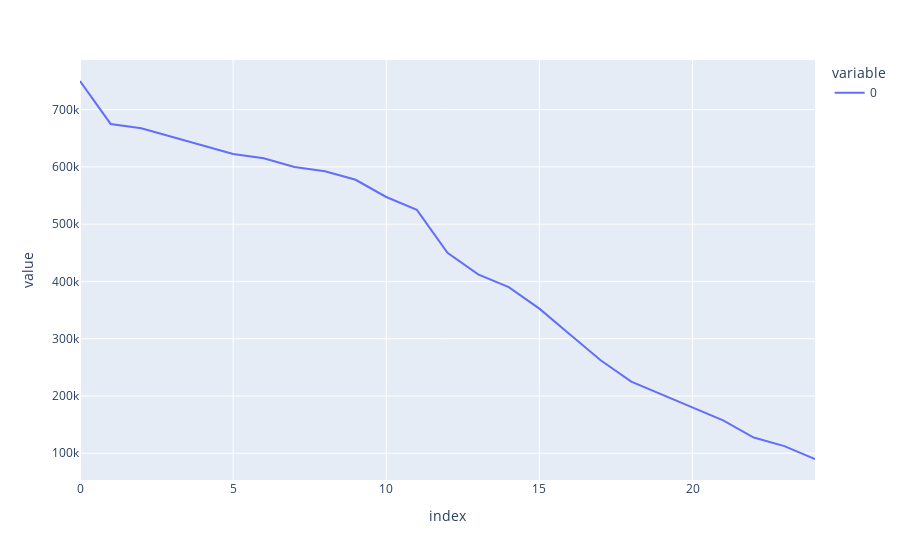

Notebook code for this chart:
### Code cell
px.line(prizes)

### Figure 1 — Plotly figure (JSON) as saved in the notebook; plotly's stock layout.template omitted (floating-point values rounded to 4 significant figures)
{"data": [{"hovertemplate": "variable=0<br>index=%{x}<br>value=%{y}<extra></extra>", "legendgroup": "0", "line": {"color": "#636efa", "dash": "solid"}, "marker": {"symbol": "circle"}, "mode": "lines", "name": "0", "orientation": "v", "showlegend": true, "type": "scatter", "x": [0, 1, 2, 3, 4, 5, 6, 7, 8, 9, 10, 11, 12, 13, 14, 15, 16, 17, 18, 19, 20, 21, 22, 23, 24], "xaxis": "x", "y": [750000, 675000, 667500, 652500, 637500, 622500, 615000, 600000, 592500, 577500, 547500, 525000, 450000, 412500, 390000, 352500, 307500, 262500, 225000, 202500, 180000, 157500, 127500, 112500, 90000], "yaxis": "y"}], "layout": {"legend": {"title": {"text": "variable"}, "tracegroupgap": 0}, "margin": {"t": 60}, "xaxis": {"anchor": "y", "domain": [0, 1], "title": {"text": "index"}}, "yaxis": {"anchor": "x", "domain": [0, 1], "title": {"text": "value"}}}}
